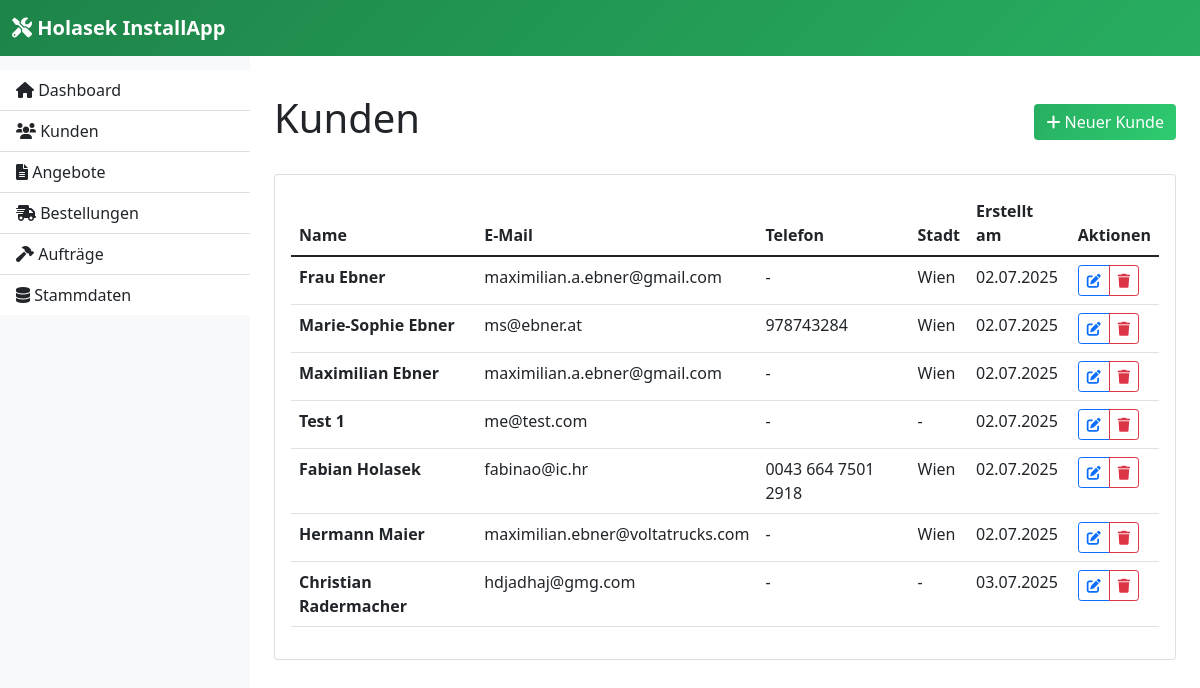
Page /customers on the committed database.
### models.py (models this page shows, shortened)
class Customer(db.Model):
    id = db.Column(db.Integer, primary_key=True)
    first_name = db.Column(db.String(100), nullable=False)
    last_name = db.Column(db.String(100), nullable=False)
    email = db.Column(db.String(120), nullable=False)
    phone = db.Column(db.String(20))
    address = db.Column(db.Text)
    city = db.Column(db.String(100))
    postal_code = db.Column(db.String(10))
    created_at = db.Column(db.DateTime, default=datetime.utcnow)
    quotes = db.relationship('Quote', backref='customer', lazy=True)

### app.py (the view)
    @app.route('/customers')
    def customers():
        customers = Customer.query.all()
        return render_template('customers.html', customers=customers)

### app.py (called while the page is built)
def create_app():
    app = Flask(__name__)
    app.config.from_object(Config)
    db.init_app(app)
    app.config['UPLOAD_FOLDER'] = os.path.join(app.root_path, 'static', 'uploads')
    app.config['MAX_CONTENT_LENGTH'] = 16 * 1024 * 1024  # 16MB max file size
    os.makedirs(app.config['UPLOAD_FOLDER'], exist_ok=True)
    @app.template_filter('from_json')
    def from_json_filter(value):
        """Konvertiert JSON-String zu Python-Objekt"""
        if not value:
            return []
        try:
            return json.loads(value)
        except (json.JSONDecodeError, TypeError):
            return []
    @app.context_processor
    def inject_global_vars():
        return {
            'get_default_hourly_rate': get_default_hourly_rate
        }
    register_routes(app)
    return app

### templates/customers.html (shortened to what this page needs)
{% extends "base.html" %}
{% block content %}
<div class="row">
    <div class="col-12 d-flex justify-content-between align-items-center mb-4">
        <h1>Kunden</h1>
        <a href="{{ url_for('new_customer') }}" class="btn btn-primary">
            <i class="fas fa-plus"></i> Neuer Kunde
        </a>
    </div>
</div>
<div class="row">
    <div class="col-12">
        <div class="card">
            <div class="card-body">
                {% if customers %}
                <div class="table-responsive">
                    <table class="table table-hover">
                        <thead>
                            <tr>
                                <th>Name</th>
                                <th>E-Mail</th>
                                <th>Telefon</th>
                                <th>Stadt</th>
                                <th>Erstellt am</th>
                                <th>Aktionen</th>
                            </tr>
                        </thead>
                        <tbody>
                            {% for customer in customers %}
                            <tr>
                                <td><strong>{{ customer.first_name }} {{ customer.last_name }}</strong></td>
                                <td>{{ customer.email }}</td>
                                <td>{{ customer.phone or '-' }}</td>
                                <td>{{ customer.city or '-' }}</td>
                                <td>{{ customer.created_at.strftime('%d.%m.%Y') }}</td>
                                <td>
                                    <div class="btn-group" role="group">
                                        <a href="{{ url_for('edit_customer', id=customer.id) }}" class="btn btn-sm btn-outline-primary" title="Bearbeiten">
                                            <i class="fas fa-edit"></i>
                                        </a>
                                        <a href="{{ url_for('delete_customer', id=customer.id) }}" class="btn btn-sm btn-outline-danger"
                                           onclick="return confirm('Sind Sie sicher, dass Sie {{ customer.first_name }} {{ customer.last_name }} löschen möchten?')" title="Löschen">
                                            <i class="fas fa-trash"></i>
                                        </a>
                                    </div>
                                </td>
                            </tr>
                            {% endfor %}
                        </tbody>
                    </table>
                </div>
                {% endif %}
            </div>
        </div>
    </div>
</div>
{% endblock %}

### templates/base.html (style rules this page uses)
.btn-primary { background: linear-gradient(135deg, #27ae60 0%, #2ecc71 100%); border: none; }

### rows in the picture
Customer: first_name "Frau", last_name "Ebner", email "maximilian.a.ebner@gmail.com", phone "-", city "Wien", created_at "02.07.2025"
Customer: first_name "Marie-Sophie", last_name "Ebner", email "ms@ebner.at", phone "978743284", city "Wien", created_at "02.07.2025"
Customer: first_name "Maximilian", last_name "Ebner", email "maximilian.a.ebner@gmail.com", phone "-", city "Wien", created_at "02.07.2025"
Customer: first_name "Test", last_name "1", email "me@test.com", phone "-", city "-", created_at "02.07.2025"
Customer: first_name "Fabian", last_name "Holasek", email "fabinao@ic.hr", phone "0043 664 7501 2918", city "Wien", created_at "02.07.2025"
Customer: first_name "Hermann", last_name "Maier", email "maximilian.ebner@voltatrucks.com", phone "-", city "Wien", created_at "02.07.2025"
Customer: first_name "Christian", last_name "Radermacher", email "hdjadhaj@gmg.com", phone "-", city "-", created_at "03.07.2025"
